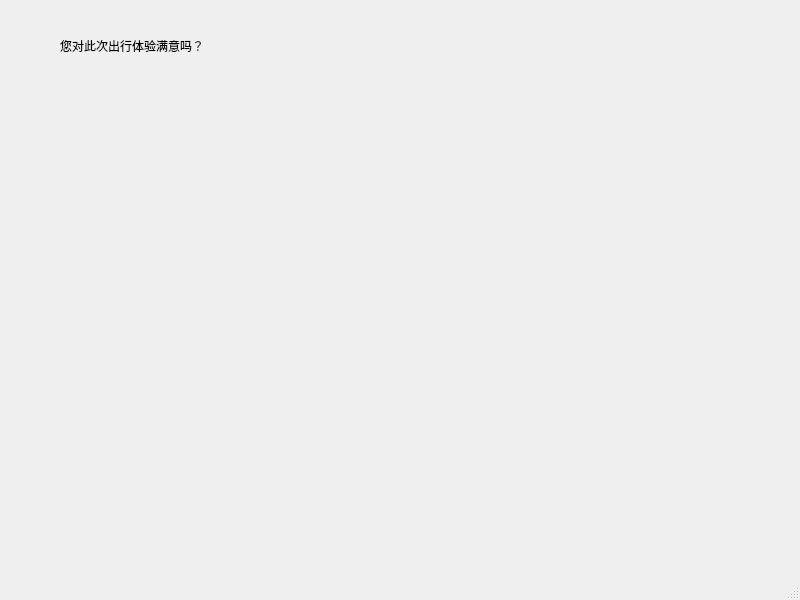
<?xml version="1.0" encoding="UTF-8"?>
<ui version="4.0">
 <class>MainWindow</class>
 <widget class="QMainWindow" name="MainWindow">
  <property name="geometry">
   <rect>
    <x>0</x>
    <y>0</y>
    <width>800</width>
    <height>600</height>
   </rect>
  </property>
  <property name="windowTitle">
   <string>MainWindow</string>
  </property>
  <widget class="QWidget" name="centralwidget">
   <widget class="QLabel" name="label">
    <property name="geometry">
     <rect>
      <x>60</x>
      <y>30</y>
      <width>191</width>
      <height>31</height>
     </rect>
    </property>
    <property name="text">
     <string>您对此次出行体验满意吗？</string>
    </property>
   </widget>
   <widget class="QWidget" name="widget" native="true">
    <property name="geometry">
     <rect>
      <x>60</x>
      <y>70</y>
      <width>51</width>
      <height>41</height>
     </rect>
    </property>
   </widget>
   <widget class="QWidget" name="widget_2" native="true">
    <property name="geometry">
     <rect>
      <x>440</x>
      <y>70</y>
      <width>51</width>
      <height>41</height>
     </rect>
    </property>
   </widget>
  </widget>
  <widget class="QMenuBar" name="menubar">
   <property name="geometry">
    <rect>
     <x>0</x>
     <y>0</y>
     <width>800</width>
     <height>24</height>
    </rect>
   </property>
  </widget>
  <widget class="QStatusBar" name="statusbar"/>
 </widget>
 <resources/>
 <connections/>
</ui>
